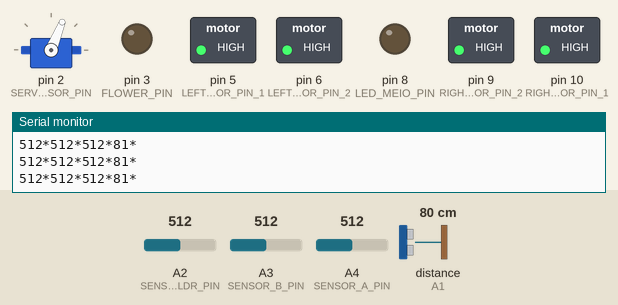
The sketch below on a simulated Arduino Uno, built with avr-gcc and run on an emulated ATmega328P. Shown: servo, switched loads named in the sketch (green lamp = pin HIGH), output pins drawn as LEDs (lit = HIGH), the last lines printed to the serial monitor. Dashed ring = blinking. The inputs (shaded band) are chosen by the test bench; at power-on: distance to the obstacle (sensor on A1) 80 cm, A3 (SENSOR_B_PIN) = 512, A2 (SENSOR_LDR_PIN) = 512, A4 (SENSOR_A_PIN) = 512. The echo pulse lasts 58.3 µs per cm.

Above: at 1.2 s.
1.3 s: distance to the obstacle (sensor on A1) set to 12 cm
4.3 s: distance to the obstacle (sensor on A1) set to 9 cm
At 6.7 s:
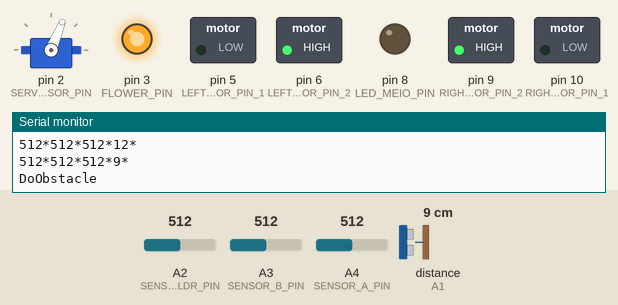
7.3 s: A3 (SENSOR_B_PIN) set to 527
At 8.73 s:
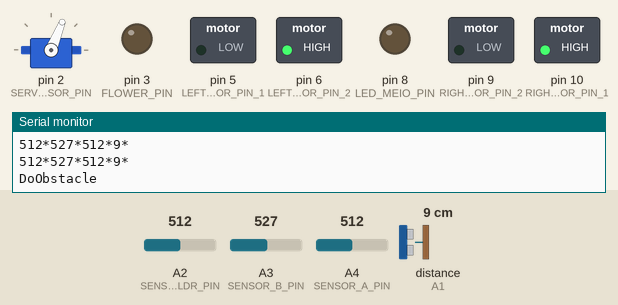
10.3 s: A2 (SENSOR_LDR_PIN) set to 523
At 12.42 s:
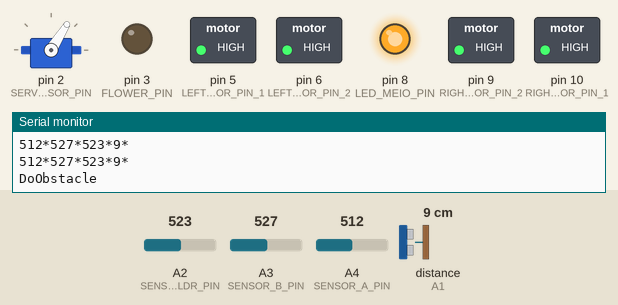
13.3 s: A3 (SENSOR_B_PIN) set to 90
At 15.4 s:
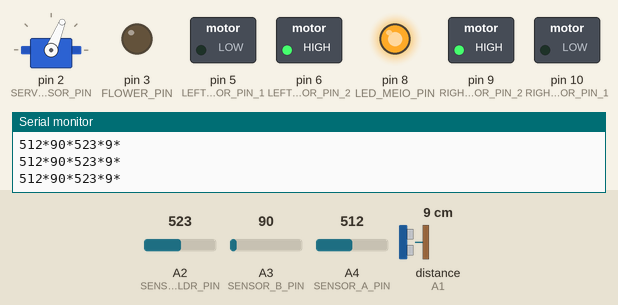
Timing chart, 0 to 16.9 s (numbered marks = the images above; inputs shaded):
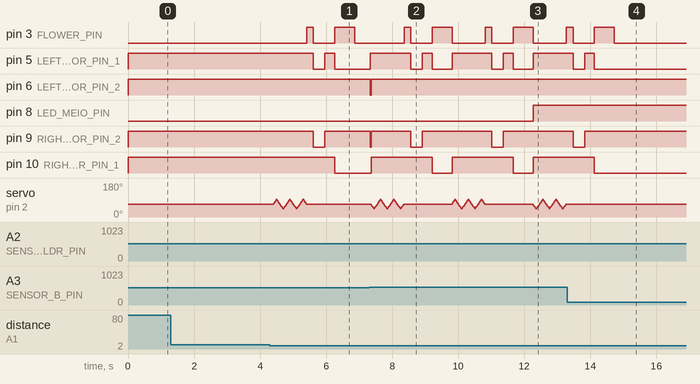

The sketch:

LineFollower1SensorL293DHCSR04Avoid.ino
```cpp
#include <Servo.h>
#include <NewPing.h>


#define SENSOR_LDR_PIN A2
#define SENSOR_A_PIN A4
#define SENSOR_B_PIN A3


//L293D
//Motor A
#define LEFT_MOTOR_PIN_1 5
#define LEFT_MOTOR_PIN_2 6
//Motor B
#define RIGHT_MOTOR_PIN_1 10
#define RIGHT_MOTOR_PIN_2 9

#define FLOWER_PIN 3

#define SENSOR_THRESHOLD 520

void LEFT (void);
void RIGHT(void);
void STOP (void);

short sensor_ldr;
short sensor_a;
short sensor_b;

//LDR dinâmico: aprende de acordo com a luminosidade do ambiente
int min_ldr = 5000;
int max_ldr = 0;


#define SERVO_SENSOR_PIN 2
#define SERVO_CENTER_POS 68

#define LED_MEIO_PIN 8

#define BLACK  0
#define WHITE  1

#define TRIG_PIN A0 //analog input 1
#define ECHO_PIN A1 //analog input 2
#define MAX_DIST 200

Servo myservo3;

NewPing sonar(TRIG_PIN, ECHO_PIN, MAX_DIST);

int distance = 250;

void setup()
{
  myservo3.attach(SERVO_SENSOR_PIN);

  pinMode(LEFT_MOTOR_PIN_1,OUTPUT);
  pinMode(LEFT_MOTOR_PIN_1,OUTPUT);

  pinMode(LEFT_MOTOR_PIN_1,OUTPUT);
  pinMode(RIGHT_MOTOR_PIN_1,OUTPUT);
  pinMode(LEFT_MOTOR_PIN_2,OUTPUT);
  pinMode(RIGHT_MOTOR_PIN_2,OUTPUT);

  pinMode(FLOWER_PIN,OUTPUT);

  pinMode(LED_MEIO_PIN,OUTPUT);


  pinMode(SENSOR_LDR_PIN,INPUT_PULLUP);
  pinMode(SENSOR_A_PIN,INPUT_PULLUP);
  pinMode(SENSOR_B_PIN,INPUT_PULLUP);


  Serial.begin(9600);
  while (!Serial);
  myservo3.write(SERVO_CENTER_POS);
  BREAK();

  Serial.println("START!");


}

unsigned long millisTarefa1 = millis();

bool doPing = false;

void readPing(){


  if((millis() - millisTarefa1) < 20){
      doPing = true; //wait for ping
  } else {
    if (doPing) {
      doPing = false;
      distance = sonar.ping_cm();
      if (distance==0){
        distance=250;
      }
    }
  }
  // Verifica se já passou 400 milisegundos
  if((millis() - millisTarefa1) > 100){
    millisTarefa1 = millis();
  }
}

void readSensors() {
    sensor_ldr = analogRead(SENSOR_LDR_PIN);
    sensor_a = analogRead(SENSOR_A_PIN);
    sensor_b = analogRead(SENSOR_B_PIN);
    Serial.print(sensor_a);
    Serial.print("*");
    Serial.print(sensor_b);
    Serial.print("*");
    Serial.print(sensor_ldr);
    Serial.print("*");

    if (sensor_ldr < min_ldr){
      min_ldr = sensor_ldr;
    }

    if (sensor_ldr > max_ldr){
      max_ldr = sensor_ldr;
    }

    int mean_ldr = (min_ldr + max_ldr) / 2;

    if (sensor_ldr > mean_ldr) {
      sensor_ldr = WHITE;
    } else {
      sensor_ldr = BLACK;
    }


    if (sensor_a < SENSOR_THRESHOLD) {
      sensor_a = WHITE;
    } else {
      sensor_a = BLACK;
    }


    if (sensor_b < SENSOR_THRESHOLD) {
      sensor_b = WHITE;
    } else {
      sensor_b = BLACK;
    }
    readPing();


     Serial.print(distance);
     Serial.println("*");

 }


void DoObstacle(){
      if (distance <= 10){
          Serial.println("DoObstacle");
          BREAK(); //Parar


          for (size_t i = 0; i < 50; i++)
          {
            DoServo();
            delay(20);
          }

          digitalWrite(FLOWER_PIN, HIGH);
          delay(200);
          digitalWrite(FLOWER_PIN, LOW);

          BACK(); //Ré

          delay(350);

          BREAK(); //Parar

          myservo3.write(SERVO_CENTER_POS);
          delay(300);

          digitalWrite(FLOWER_PIN, HIGH);
          LEFT(); //Iniciar giro
          delay(600);
          digitalWrite(FLOWER_PIN, LOW);

          while(true) {

            readSensors(); //parar giro quando encontrar sensor_b

            if (sensor_b == BLACK) {
                break;
            }
          }
    }
}

int servoPos = SERVO_CENTER_POS;
bool servoSomando = true;

void DoServo(){
    if (servoSomando) {
      servoPos+=5;
    } else {
      servoPos-=5;
    }
    if (servoPos > SERVO_CENTER_POS + 20)
    {
      servoSomando = false;
    }
    if (servoPos < SERVO_CENTER_POS - 20)
    {
      servoSomando = true;
    }
     myservo3.write(servoPos);
}


void loop()
{
    readSensors();
    DoObstacle();

    if (sensor_a == BLACK) {
      LEFT2();
    } else if (sensor_b == BLACK) {
      RIGHT2();
    }

    if (sensor_ldr != BLACK) {
        digitalWrite(LED_MEIO_PIN, HIGH);
    } else {
      digitalWrite(LED_MEIO_PIN, LOW);
    }

}


void FORWARD() {
    digitalWrite(LEFT_MOTOR_PIN_1, HIGH);
    digitalWrite(LEFT_MOTOR_PIN_2, LOW);
    digitalWrite(RIGHT_MOTOR_PIN_1, LOW);
    digitalWrite(RIGHT_MOTOR_PIN_2, HIGH);
}

void BACK() {
    digitalWrite(LEFT_MOTOR_PIN_1, LOW);
    digitalWrite(LEFT_MOTOR_PIN_2, HIGH);
    digitalWrite(RIGHT_MOTOR_PIN_1, HIGH);
    digitalWrite(RIGHT_MOTOR_PIN_2, LOW);
}


void RIGHT2 (void)
{
    digitalWrite(LEFT_MOTOR_PIN_1, HIGH);
    digitalWrite(LEFT_MOTOR_PIN_2, LOW);
    digitalWrite(RIGHT_MOTOR_PIN_1, LOW);
    digitalWrite(RIGHT_MOTOR_PIN_2, LOW);
}

void RIGHT (void)
{
    digitalWrite(LEFT_MOTOR_PIN_1, HIGH);
    digitalWrite(LEFT_MOTOR_PIN_2, LOW);
    digitalWrite(RIGHT_MOTOR_PIN_1, HIGH);
    digitalWrite(RIGHT_MOTOR_PIN_2, LOW);
}


void LEFT2 (void)
{
    digitalWrite(LEFT_MOTOR_PIN_1, LOW);
    digitalWrite(LEFT_MOTOR_PIN_2, LOW);
    digitalWrite(RIGHT_MOTOR_PIN_1, LOW);
    digitalWrite(RIGHT_MOTOR_PIN_2, HIGH);

}

void LEFT (void)
{
    digitalWrite(LEFT_MOTOR_PIN_1, LOW);
    digitalWrite(LEFT_MOTOR_PIN_2, HIGH);
    digitalWrite(RIGHT_MOTOR_PIN_1, LOW);
    digitalWrite(RIGHT_MOTOR_PIN_2, HIGH);

}
void STOP (void)
{
    digitalWrite(LEFT_MOTOR_PIN_1, LOW);
    digitalWrite(LEFT_MOTOR_PIN_2, LOW);
    digitalWrite(RIGHT_MOTOR_PIN_1, LOW);
    digitalWrite(RIGHT_MOTOR_PIN_2, LOW);
}

void BREAK (void)
{
    digitalWrite(LEFT_MOTOR_PIN_1, HIGH);
    digitalWrite(LEFT_MOTOR_PIN_2, HIGH);
    digitalWrite(RIGHT_MOTOR_PIN_1, HIGH);
    digitalWrite(RIGHT_MOTOR_PIN_2, HIGH);
}
```

Measured:
- the behaviour switches between 11 and 10 cm on distance to the obstacle (sensor on A1) (found by bisection; images 0 and 1)
- the behaviour switches between 519 and 520 on A3 (SENSOR_B_PIN) (found by bisection; images 1 and 2)
- the behaviour switches between 512 and 513 on A2 (SENSOR_LDR_PIN) (found by bisection; images 2 and 3)
- after the input at 4.3 s, pin 3 (FLOWER_PIN): LOW → HIGH after 1.1 s, → LOW 0.20 s later, → HIGH 0.65 s later, → LOW 0.60 s later; pin 5 (LEFT_MOTOR_PIN_1): HIGH → LOW after 1.3 s, → HIGH 0.35 s later, → LOW 0.30 s later
- after the input at 7.3 s, pin 3 (FLOWER_PIN): LOW → HIGH after 1.1 s, → LOW 0.20 s later, → HIGH 0.65 s later, → LOW 0.60 s later; pin 5 (LEFT_MOTOR_PIN_1): goes HIGH 1.2 s, LOW 0.35 s, HIGH 0.30 s, LOW 0.60 s, then HIGH, starting at once
- after the input at 10.3 s, pin 8 (LED_MEIO_PIN): LOW → HIGH after 2.0 s
- after the input at 13.3 s, pin 3 (FLOWER_PIN): goes on until 14.7 s, then stays LOW; pin 5 (LEFT_MOTOR_PIN_1), pin 10 (RIGHT_MOTOR_PIN_1): goes on until 14.1 s, then stays LOW; pin 9 (RIGHT_MOTOR_PIN_2): goes on until 13.8 s, then stays HIGH; servo on pin 2 (SERVO_SENSOR_PIN): stops changing and stays 68°
